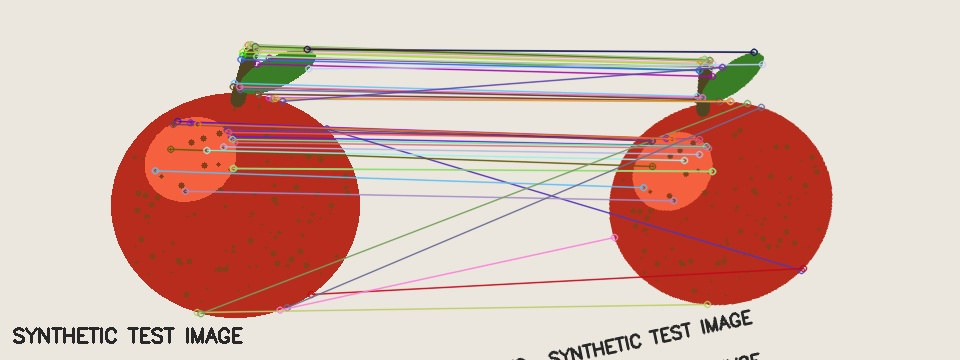
#> input picture outputs/task1/orb_matches.jpg, 960 x 360 px; its folder holds only this picture in this run
$ python experiment.py --image ../outputs/task1/orb_matches.jpg   (older library calls are emulated)
#> lines starting #> are read from the running program, lines starting #| are printed output that depends on the picture; after the words box and inside, x2 and y2 are one past the last pixel; in counts of white or black regions, pixels touching at a corner belong together
### src/vision.py
"""Classical image processing and camera geometry (OpenCV BGR convention)."""
import cv2
import numpy as np


def read_image(path):
    img = cv2.imread(str(path))
    if img is None:
        raise ValueError(f'Cannot read image: {path}')
    return img


def pinhole(points, K):
    points = np.asarray(points, dtype=float)
    if np.any(points[:, 2] <= 0):
        raise ValueError('Points must be in front of the camera.')
    q = (K @ points.T).T
    return q[:, :2] / q[:, 2:3]


def filters(image):
    return {'Box': cv2.blur(image, (5, 5)),
            'Gaussian': cv2.GaussianBlur(image, (5, 5), 0),
            'Median': cv2.medianBlur(image, 5)}


def edges(image):
    gray = cv2.cvtColor(image, cv2.COLOR_BGR2GRAY)
    gray = cv2.GaussianBlur(gray, (3, 3), 0)
    dx = cv2.Sobel(gray, cv2.CV_32F, 1, 0, ksize=3)
    dy = cv2.Sobel(gray, cv2.CV_32F, 0, 1, ksize=3)
    return {'Sobel': cv2.normalize(cv2.magnitude(dx, dy), None, 0, 255,
                                  cv2.NORM_MINMAX).astype(np.uint8),
            'Canny': cv2.Canny(gray, 50, 150)}


def frequency(image):
    gray = cv2.cvtColor(image, cv2.COLOR_BGR2GRAY).astype(float)
    f = np.fft.fftshift(np.fft.fft2(gray))
    y, x = np.ogrid[:gray.shape[0], :gray.shape[1]]
    radius = max(1, min(gray.shape) // 12)
    mask = (y-gray.shape[0]//2)**2 + (x-gray.shape[1]//2)**2 <= radius**2
    low = np.fft.ifft2(np.fft.ifftshift(f * mask)).real
    high = np.fft.ifft2(np.fft.ifftshift(f * ~mask)).real
    return {'Spectrum': np.log1p(abs(f)), 'Low pass': np.clip(low, 0, 255).astype(np.uint8),
            'High pass magnitude': cv2.normalize(abs(high), None, 0, 255, cv2.NORM_MINMAX).astype(np.uint8)}


def features(image):
    gray = cv2.cvtColor(image, cv2.COLOR_BGR2GRAY)
    h = cv2.cornerHarris(np.float32(gray), 2, 3, 0.04)
    hmax = cv2.dilate(h, None)
    ys, xs = np.where((h == hmax) & (h > max(0, 0.01*h.max())))
    marked = image.copy()
    for x, y in zip(xs, ys):
        cv2.circle(marked, (int(x), int(y)), 2, (0, 0, 255), -1)
    out, counts = {'Harris': marked}, {'Harris': int(len(xs))}
    for name, detector in [('SIFT', cv2.SIFT_create(nfeatures=1000)),
                           ('ORB', cv2.ORB_create(nfeatures=1000))]:
        kp = detector.detect(gray, None)
        out[name] = cv2.drawKeypoints(image, kp, None, color=(0, 255, 0))
        counts[name] = len(kp)
    return out, counts


def match_views(first, second, method='ORB', ratio=0.75):
    detector = cv2.ORB_create(nfeatures=1500) if method == 'ORB' else cv2.SIFT_create(nfeatures=1500)
    norm = cv2.NORM_HAMMING if method == 'ORB' else cv2.NORM_L2
    k1, d1 = detector.detectAndCompute(cv2.cvtColor(first, cv2.COLOR_BGR2GRAY), None)
    k2, d2 = detector.detectAndCompute(cv2.cvtColor(second, cv2.COLOR_BGR2GRAY), None)
    good = []
    if d1 is not None and d2 is not None and len(d2) >= 2:
        pairs = cv2.BFMatcher(norm).knnMatch(d1, d2, k=2)
        good = [p[0] for p in pairs if len(p) == 2 and p[0].distance < ratio*p[1].distance]
    inliers = None
    if len(good) >= 4:
        a = np.float32([k1[m.queryIdx].pt for m in good])
        b = np.float32([k2[m.trainIdx].pt for m in good])
        _, mask = cv2.findHomography(a, b, cv2.RANSAC, 5.0)
        if mask is not None:
            inliers = int(mask.sum())
    visual = cv2.drawMatches(first, k1, second, k2, good[:50], None,
                             flags=cv2.DrawMatchesFlags_NOT_DRAW_SINGLE_POINTS)
    return visual, {'keypoints_first': len(k1), 'keypoints_second': len(k2),
                    'ratio_matches': len(good), 'ransac_inliers': inliers}


def calibrate(images, pattern=(9, 6), square_size=25.0):
    if not images or square_size <= 0 or min(pattern) < 2:
        raise ValueError('Supply valid checkerboard images and dimensions.')
    obj = np.zeros((pattern[0]*pattern[1], 3), np.float32)
    obj[:, :2] = np.mgrid[0:pattern[0], 0:pattern[1]].T.reshape(-1, 2)*square_size
    objects, corners, accepted = [], [], []
    size = images[0].shape[1::-1]
    for i, img in enumerate(images):
        if img.shape[1::-1] != size:
            continue
        gray = cv2.cvtColor(img, cv2.COLOR_BGR2GRAY)
        ok, pts = cv2.findChessboardCornersSB(gray, pattern)
        if ok:
            objects.append(obj.copy()); corners.append(pts); accepted.append(i)
    if len(objects) < 5:
        raise ValueError(f'Only {len(objects)} usable views; at least 5 required.')
    rms, K, dist, rvecs, tvecs = cv2.calibrateCamera(objects, corners, size, None, None)
    errors = []
    for objp, observed, r, t in zip(objects, corners, rvecs, tvecs):
        projected, _ = cv2.projectPoints(objp, r, t, K, dist)
        errors.append(float(np.sqrt(np.mean(np.sum((observed-projected)**2, axis=2)))))
    preview = images[accepted[0]].copy()
    cv2.drawChessboardCorners(preview, pattern, corners[0], True)
    return {'K': K, 'distortion': dist.ravel(), 'rms_px': float(rms), 'errors_px': errors,
            'accepted': accepted, 'size': size}, preview


def undistort(image, K, dist, size=None):
    if size and tuple(image.shape[1::-1]) != tuple(size):
        raise ValueError('Use the same camera resolution as calibration.')
    return cv2.undistort(image, K, dist)

### src/experiment.py
"""Reproducible classical CV experiment. Synthetic fixtures are labelled as such."""
import argparse
import json
from pathlib import Path
import cv2
import numpy as np
import matplotlib
matplotlib.use('Agg')
import matplotlib.pyplot as plt
from src.vision import read_image, filters, edges, frequency, features, match_views, calibrate, undistort, pinhole

ROOT = Path(__file__).resolve().parents[1]
OUT = ROOT/'outputs'/'task1'


# [13 lines left out: function synthetic_fruit, not called in this run]


def checkerboards():
    # Render a planar checkerboard at varied camera poses, then apply known distortion.
    w, h = 800, 600
    K = np.array([[780., 0, 400], [0, 770., 300], [0, 0, 1.]])
    dist = np.array([-0.12, 0.035, 0.0005, -0.0007, 0.0])
    grid = np.zeros((420, 600), np.uint8)
    for y in range(7):
        for x in range(10):
            grid[y*60:(y+1)*60, x*60:(x+1)*60] = 255*((x+y)%2)
    source = np.float32([[0,0],[599,0],[599,419],[0,419]])
    board = np.float32([[0,0,0],[250,0,0],[250,175,0],[0,175,0]])
    rng = np.random.default_rng(10)
    # Map every distorted output pixel to an ideal source pixel.
    xx, yy = np.meshgrid(np.arange(w), np.arange(h))
    pix = np.stack([xx, yy], -1).astype(np.float32).reshape(-1,1,2)
    xy = cv2.undistortPoints(pix, K, dist, P=K).reshape(h,w,2)
    images = []
    for i in range(14):
        r = rng.uniform(-.32,.32,3)
        t = np.array([-125., -87., 520.]) + rng.uniform([-50,-35,-65],[50,35,90])
        dst, _ = cv2.projectPoints(board, r, t, K, np.zeros(5))
        H = cv2.getPerspectiveTransform(source, dst.reshape(4,2).astype(np.float32))
        ideal = cv2.warpPerspective(grid, H, (w,h), borderValue=170)
        distorted = cv2.remap(ideal, xy[:,:,0], xy[:,:,1], cv2.INTER_LINEAR, borderValue=170)
        images.append(cv2.cvtColor(distorted, cv2.COLOR_GRAY2BGR))
    return images, K, dist


def panel(items, name, cols=3):
    rows = (len(items)+cols-1)//cols
    fig, ax = plt.subplots(rows, cols, figsize=(4*cols, 3*rows), squeeze=False)
    for a, (label, img) in zip(ax.flat, items.items()):
        a.imshow(cv2.cvtColor(img, cv2.COLOR_BGR2RGB) if img.ndim == 3 else img, cmap='gray')
        a.set_title(label); a.axis('off')
    for a in list(ax.flat)[len(items):]: a.axis('off')
    fig.tight_layout(); fig.savefig(OUT/name, dpi=120); plt.close(fig)


def main():
    p = argparse.ArgumentParser(); p.add_argument('--image'); p.add_argument('--second'); p.add_argument('--checkerboards'); p.add_argument('--cols',type=int,default=9); p.add_argument('--rows',type=int,default=6); p.add_argument('--square-mm',type=float,default=25); args=p.parse_args()
    OUT.mkdir(parents=True, exist_ok=True)
    img = read_image(args.image) if args.image else synthetic_fruit()
#> in read_image, img is the input picture: shape (360, 960, 3); mean B, G, R 172.1, 182.3, 215.4
    cv2.imwrite(str(OUT/'input.jpg'),img)
    rng = np.random.default_rng(42); noisy = img.copy()
    salt = rng.random(img.shape[:2]); noisy[salt<.025]=0; noisy[salt>.975]=255
    fs = filters(noisy)
#> fs = 3 items
    psnr = {k: float(cv2.PSNR(img,v)) for k,v in {'Noisy':noisy, **fs}.items()}
#> psnr = {'Noisy': 17.19, 'Box': 22.26, 'Gaussian': 23.77, 'Median': 23.15}
    panel({'Clean input':img,'Salt and pepper noise':noisy,**fs},'filtering.jpg')
#> in panel, `rows = (len(items)+cols-1)//cols`: rows = 2
#> the loop in panel, `for a, (label, img) in zip(ax.flat, items.items()):` made 5 passes
#> label on passes 1 to 5: 'Clean input', 'Salt and pepper noise', 'Box', 'Gaussian', 'Median'
#> the loop in panel, `for a in list(ax.flat)[len(items):]: a.axis('off')` made 1 pass
    panel(edges(img),'edges.jpg',2); panel(frequency(img),'frequency.jpg')
#> the loop in panel (call 2), `for a, (label, img) in zip(ax.flat, items.items()):` made 2 passes
    f, counts = features(img); panel(f,'features.jpg')
#> in features, `h = cv2.cornerHarris(np.float32(gray), 2, 3, 0.04)`:
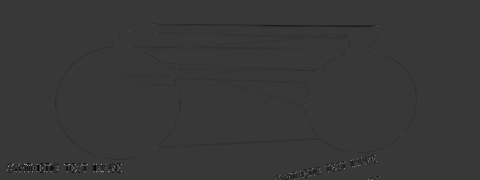
#> h: shape (360, 960) float32 (shown at 1/2 size); min -55323352, max 196514224, mean -286176.4; drawn with min black and max white
#> in features, `ys, xs = np.where((h == hmax) & (h > max(0, 0.01*h.max())))`: ys = 565 values from 48 to 359; xs = 565 values, max 807 at index 212, min 13 at index 456, mean 384.9
#> the loop in features, `for x, y in zip(xs, ys):` made 565 passes
#> (x, y) on passes 1 to 3: (251, 48), (303, 48), (754, 48)
#> after the loop in features, `for x, y in zip(xs, ys):`:
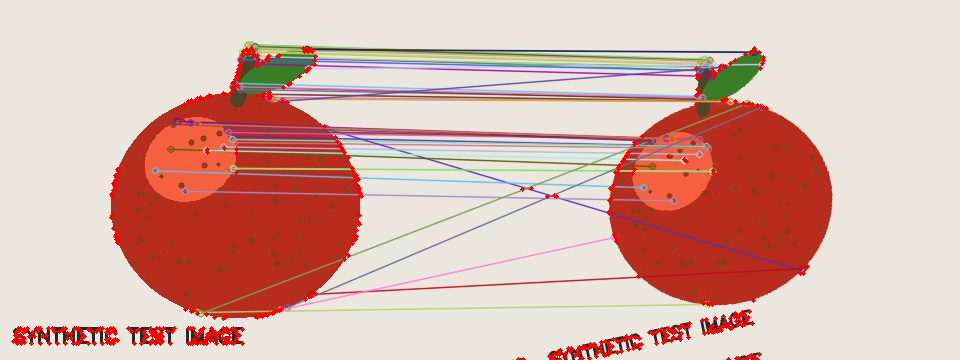
#> marked: shape (360, 960, 3); 1.81% of pixels changed, all inside (x1, y1, x2, y2) = (11, 46, 810, 360)
#> in features, `out, counts = {'Harris': marked}, {'Harris': int(len(xs))}`: counts = {'Harris': 565}
#> the loop in features, `for name, detector in [('SIFT', cv2.SIFT_create(nfeatures=1000)), ('OR..` made 2 passes
#> after the loop in features, `for name, detector in [('SIFT', cv2.SIFT_create(nfeatures=1000)),`: counts = {'Harris': 565, 'SIFT': 572, 'ORB': 970}; out = 3 items
#> after `f, counts = features(img)`: f = 3 items; counts = {'Harris': 565, 'SIFT': 572, 'ORB': 970}
    second = read_image(args.second) if args.second else cv2.warpAffine(img,cv2.getRotationMatrix2D((img.shape[1]/2,img.shape[0]/2),12,0.9),img.shape[1::-1],borderMode=cv2.BORDER_REFLECT)
    matches = {}
    for method in ['ORB','SIFT']:
        vis, matches[method] = match_views(img,second,method); cv2.imwrite(str(OUT/f'{method.lower()}_matches.jpg'),vis)
#> this loop made 2 passes
#> (norm in match_views, pairs in match_views, good in match_views, inliers in match_views) on passes 1 to 2: (6, 1360 matches, 454 matches, 428), (4, 572 matches, 322 matches, 230)
#> pass 1, in match_views, `visual = cv2.drawMatches(first, k1, second, k2, good[:50], None, flags..`:
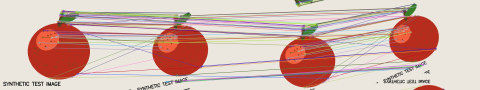
#> visual: shape (360, 1920, 3) (shown at 1/4 size); mean B, G, R 172.5, 181.4, 212
#> after the loop, matches = 2 items
    if args.checkerboards:
        paths = sorted(p for p in Path(args.checkerboards).iterdir() if p.suffix.lower() in {'.jpg','.png','.jpeg','.bmp'})
        boards = [read_image(p) for p in paths]; trueK=None; trued=None
    else:
        boards,trueK,trued = checkerboards()
#> the loop in checkerboards, `for i in range(14):` made 14 passes
#> dst on passes 5, 9: [[240.7, 164.4], [574.4, 125.4], [605.3, 351.9], [275, 402]], [[267.9, 229.8], [571.6, 182.5], [599.5, 387], [307.9, 453]]
#> after the loop in checkerboards, `for i in range(14):`:
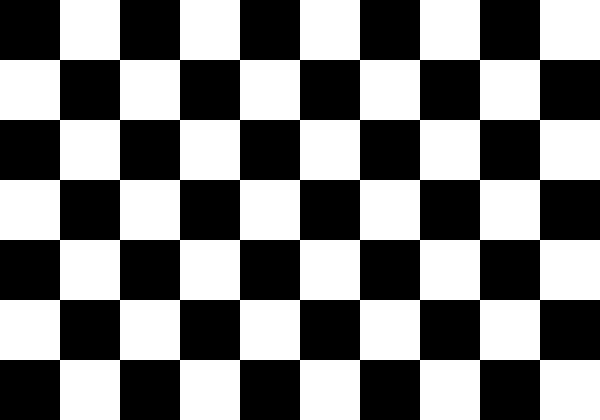
#> grid: shape (420, 600); 50% white; 1 white region, box (x1, y1, x2, y2) and area: (0, 0, 600, 420) 126000
#> after the loop in checkerboards, `for i in range(14):`:
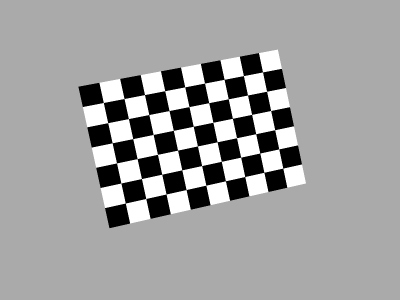
#> ideal: shape (600, 800) (shown at 1/2 size); min 0, max 255, mean 159.9
#> after the loop in checkerboards, `for i in range(14):`: images = 14 items
#> boards = 14 items; trueK = [[780, 0, 400], [0, 770, 300], [0, 0, 1]]; trued = [-0.12, 0.035, 0.0005, -0.0007, 0]
    pattern=(args.cols,args.rows) if args.checkerboards else (9,6)
    square=args.square_mm if args.checkerboards else 25
    cal, marked = calibrate(boards,pattern,square)
#> the loop in calibrate, `for i, img in enumerate(images):` made 14 passes
#> after the loop in calibrate, `for i, img in enumerate(images):`: accepted = [0, 1, 2, 3, 4, 5, 6, 7, 8, 9, 10, 11, 12, 13]; corners = 14 items
#> in calibrate, `rms, K, dist, rvecs, tvecs = cv2.calibrateCamera(objects, corners, siz..`: rms = 0.0551; K = [[779.1, 0, 399.3], [0, 769.7, 300], [0, 0, 1]]; dist = [[-0.117, -0.0248, 0.000618, -0.000857, 0.314]]; rvecs = 14 items, first 6: [0.274, 0.428, -2.89], [0.337, -0.187, 3.07], [-0.238, 0.0703, -2.92], [0.386, 0.341, 2.92], [-0.17, -0.0163, 3], [0.231, -0.321, -2.88]; tvecs = 14 items, first 6: [22.01, 94.19, 562.1], [149.5, 76.78, 473.9], [105.5, 82.07, 543.8], [146, -1.8, 514.1], [128.2, 18.64, 586.6], [69.28, 94.54, 470.9]
#> the loop in calibrate, `for objp, observed, r, t in zip(objects, corners, rvecs, tvecs):` made 14 passes
#> (r, t) on passes 1 to 8: ([0.274, 0.428, -2.89], [22.01, 94.19, 562.1]), ([0.337, -0.187, 3.07], [149.5, 76.78, 473.9]), ([-0.238, 0.0703, -2.92], [105.5, 82.07, 543.8]), ([0.386, 0.341, 2.92], [146, -1.8, 514.1]), ([-0.17, -0.0163, 3], [128.2, 18.64, 586.6]), ([0.231, -0.321, -2.88], [69.28, 94.54, 470.9]), ([-0.245, 0.355, 3.04], [125.8, 69.66, 577.7]), ([-0.347, 0.159, 3.09], [94.39, 63.76, 546.9])
#> after the loop in calibrate, `for objp, observed, r, t in zip(objects, corners, rvecs, tvecs):`: errors = [0.0243, 0.0716, 0.0202, 0.0219, 0.0179, 0.024, 0.0427, 0.0795, 0.0185, 0.099, 0.0213, 0.123, 0.0223, 0.0228]
#> in calibrate, `cv2.drawChessboardCorners(preview, pattern, corners[0], True)`:
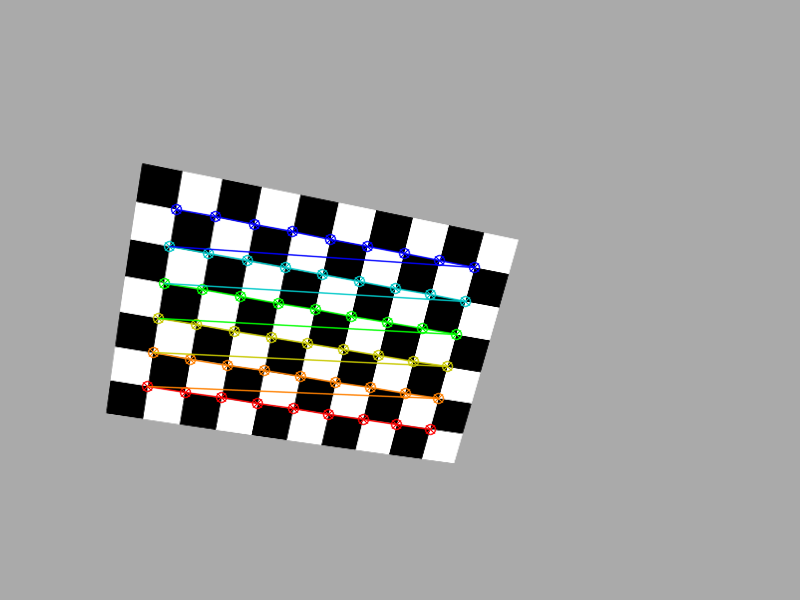
#> preview: shape (600, 800, 3); mean of channels 0, 1, 2 161.3, 162.2, 161.8; drawn as B, G, R
#> cal = 6 items
    b = boards[cal['accepted'][0]]
    panel({'Checkerboard corners':marked,'Distorted view':b,'Undistorted view':undistort(b,cal['K'],cal['distortion'],cal['size'])},'calibration.jpg')
    np.savez(OUT/'calibration.npz',K=cal['K'],dist=cal['distortion'],size=cal['size'])
    fig,ax=plt.subplots(figsize=(6,3)); ax.bar(list(psnr),list(psnr.values())); ax.set_ylabel('PSNR (dB)'); fig.tight_layout(); fig.savefig(OUT/'psnr.png',dpi=120); plt.close(fig)
#> after `fig, ax = plt.subplots(figsize=(6, 3))`:
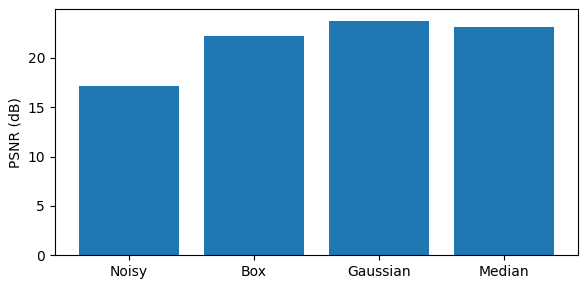
#> figure drawn by matplotlib, 1 panel; tallest bar 23.77 high, from x = 1.6 to 2.4
    result={'image_source':str(args.image) if args.image else 'Synthetic fruit illustration', 'second_source':str(args.second) if args.second else 'Synthetic affine transformation of input', 'calibration_source':'User photographs' if args.checkerboards else 'Synthetic projected checkerboards', 'psnr_db':psnr,'feature_counts':counts,'matches':matches,'calibration':{k:v.tolist() if isinstance(v,np.ndarray) else v for k,v in cal.items()},'known_K':None if trueK is None else trueK.tolist(),'known_distortion':None if trued is None else trued.tolist(),'pinhole_example':pinhole([[25,20,500]],cal['K']).tolist()}
#> in pinhole, `points = np.asarray(points, dtype=float)`: points = [[25, 20, 500]]
#> in pinhole, `q = (K @ points.T).T`: q = [[219119.3, 165415, 500]]
    (OUT/'results.json').write_text(json.dumps(result,indent=2)); print(json.dumps(result,indent=2))
#> (printed output is left out)

if __name__=='__main__': main()
